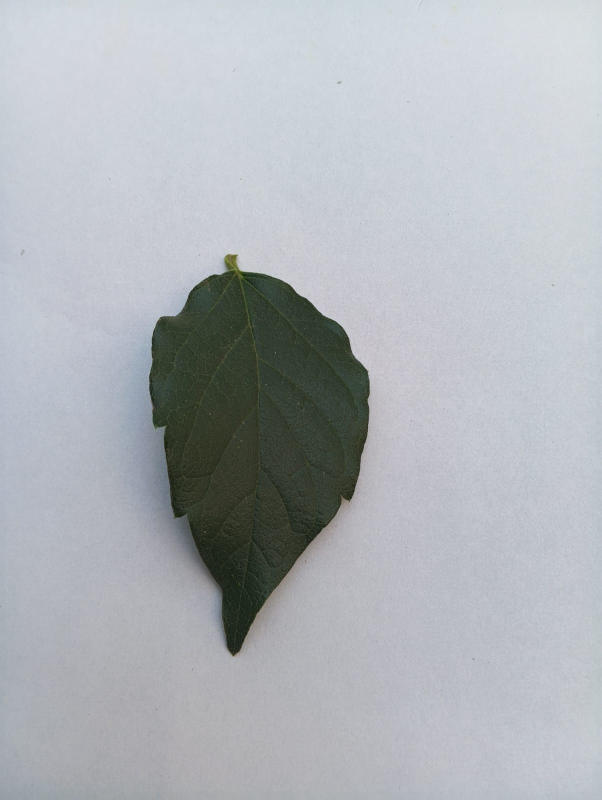
#> input picture data/healthy/parijat/WhatsApp Image 2026-03-23 at 10.39.28.jpeg, 1204 x 1600 px (shown at 1/2 size); its folder holds only this picture in this run
$ python prepare_data.py
#> lines starting #> are read from the running program, lines starting #| are printed output that depends on the picture
"""
Data preparation module for leaf classification.
Loads and preprocesses images from folder structure.
"""

import os
from PIL import Image
import numpy as np
from typing import Tuple, List, Optional
from datetime import datetime

def prepare_image(
    img_path:str,
    target_size:Tuple[int,int]
    ) -> np.ndarray:
    """
    Load and preprocess a single image.

    Args:
        img_path: Path to image file
        target_size: Desired output size (height, width)

    Return:
        Normalized image array with values in [0,1], shape (H, W, 3)
    """
#> called with target_size = (64, 64)
    img = Image.open(img_path).convert("RGB")
#> img is the input picture: PIL image 1204x1600 RGB; mean R, G, B 175.5, 179.6, 184.2
    img = img.resize(target_size)
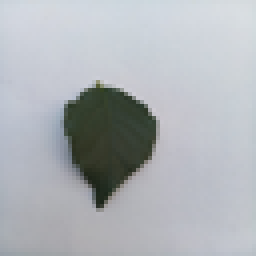
#> img: PIL image 64x64 RGB (shown 4 times larger); mean R, G, B 175.5, 179.6, 184.2
    img_array = np.array(img, dtype=np.float32)/255.0
    return img_array

def load_data(
    data_folder:str,
    target_size:Tuple[int,int],
    verbose: bool = False
    ) -> Tuple[np.ndarray,np.ndarray]:
    """
    Load all images from subfolders with their labels.

    Folder structure expected:
        data_folder/
            parijat/    -> label 1
            mango/  -> label 0
            money-plant/ -> label 0

    Args:
        data_folder: Root folder contaning class subfolders
        target_size: Desired image size
        verboseL: If True, print loading progress (default False)
    Returns:
        Tuple of (images array, labels array)
            images shape: (N, H, W, 3)
            labels shape: (N,)
    """
    images: List[np.ndarray] = []
    labels: List[int] = []
    class_mapping = {
        "parijat": 1,
        "mango": 0,
        "money-plant":0
    }

    for class_name,label in class_mapping.items():
        class_folder = os.path.join(data_folder,class_name)
        if not os.path.exists(class_folder):
            if verbose:
                print(f"Folder not found: {class_folder}")
            continue
        if verbose:
            print(f"Loading {class_name}...")

        count = 0
        for filename in os.listdir(class_folder):
            if filename.lower().endswith(('.png','.jpeg','.jpg')):
                img_path = os.path.join(class_folder,filename)
                try:
                    img_array=prepare_image(img_path,target_size)
                    images.append(img_array)
                    labels.append(label)
                    count+=1
                except Exception:
                    # Silent skip on errors (production)
                    continue
        if verbose:
            print(f"Loaded {count} images from {class_name}")

    if verbose:
        print(f"\n Total images loaded: {len(images)}")
#|  Total images loaded: 1

    return np.array(images,dtype=np.float32), np.array(labels, dtype=np.int32)

def visualize_samples(
    images: np.ndarray,
    labels: np.ndarray,
    num_samples: int = 9,
    save_path: Optional[str] = None
) -> None:
    """
    Display sample images with their labels.
    Only imports matplotlib when called (lazy loading).

    Args:
        images: Array of images
        labels: Array of labels
        num_samples: Number of samples to display
        save_path: If provided, save figure to path instead of showing
    """
    import matplotlib.pyplot as plt

    fig, axes = plt.subplots(3, 3, figsize=(9, 9))
    for i, ax in enumerate(axes.flat):
        if i < num_samples and i < len(images):
            ax.imshow(images[i])
            ax.set_title("Parijat" if labels[i] == 1 else "Other")
            ax.axis('off')

    plt.tight_layout()

    if save_path:
        plt.savefig(save_path)
        plt.close()
    else:
        plt.show()


if __name__ == "__main__":
    import os
    os.makedirs("visuals", exist_ok=True)
    images, labels = load_data("data/healthy",target_size=(64,64),verbose=True)
#> labels = [1]
    print(f"images: {images.shape}, labels: {labels.shape}")
#| images: (1, 64, 64, 3), labels: (1,)
    timestamp = datetime.now().strftime("%Y%m%d_%H%M%S")
    save_path = f"visuals/samples_{timestamp}.png"
    visualize_samples(images, labels, save_path=save_path)
